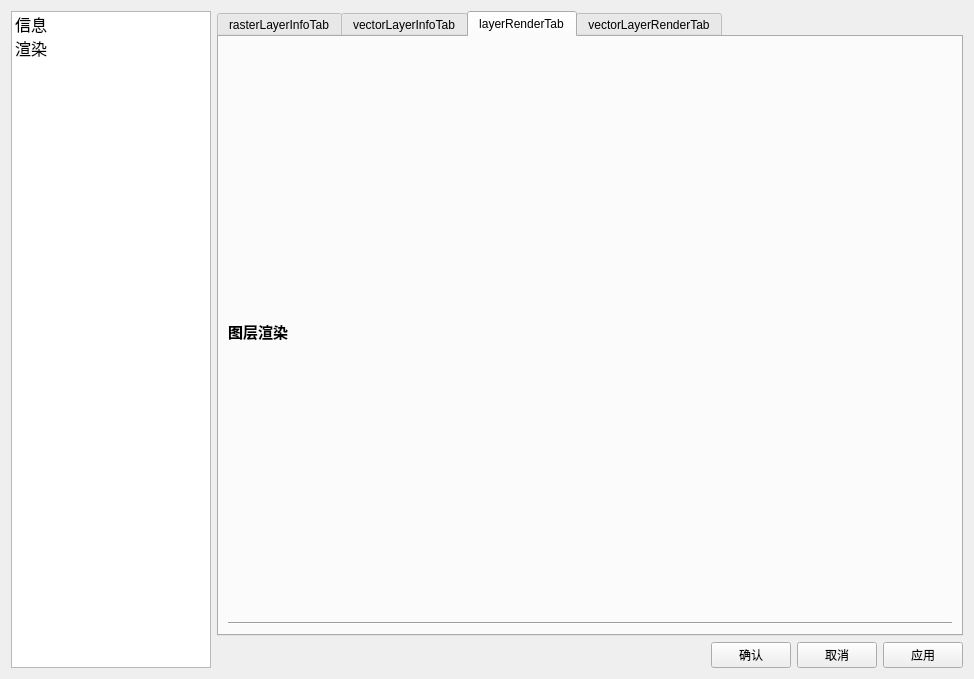
<?xml version="1.0" encoding="UTF-8"?>
<ui version="4.0">
 <class>LayerPropForm</class>
 <widget class="QWidget" name="LayerPropForm">
  <property name="geometry">
   <rect>
    <x>0</x>
    <y>0</y>
    <width>974</width>
    <height>679</height>
   </rect>
  </property>
  <property name="windowTitle">
   <string>图层属性</string>
  </property>
  <layout class="QHBoxLayout" name="horizontalLayout_19">
   <item>
    <widget class="QListWidget" name="listWidget">
     <property name="maximumSize">
      <size>
       <width>200</width>
       <height>16777215</height>
      </size>
     </property>
     <property name="font">
      <font>
       <pointsize>12</pointsize>
      </font>
     </property>
     <item>
      <property name="text">
       <string>信息</string>
      </property>
     </item>
     <item>
      <property name="text">
       <string>渲染</string>
      </property>
     </item>
    </widget>
   </item>
   <item>
    <layout class="QVBoxLayout" name="verticalLayout_7">
     <item>
      <widget class="QTabWidget" name="tabWidget">
       <property name="maximumSize">
        <size>
         <width>750</width>
         <height>16777215</height>
        </size>
       </property>
       <property name="currentIndex">
        <number>2</number>
       </property>
       <widget class="QWidget" name="rasterLayerInfoTab">
        <attribute name="title">
         <string>rasterLayerInfoTab</string>
        </attribute>
        <layout class="QVBoxLayout" name="verticalLayout">
         <item>
          <widget class="QLabel" name="label">
           <property name="font">
            <font>
             <family>Adobe Devanagari</family>
             <pointsize>11</pointsize>
             <weight>75</weight>
             <bold>true</bold>
            </font>
           </property>
           <property name="text">
            <string>常规信息</string>
           </property>
          </widget>
         </item>
         <item>
          <widget class="Line" name="line">
           <property name="orientation">
            <enum>Qt::Horizontal</enum>
           </property>
          </widget>
         </item>
         <item>
          <layout class="QHBoxLayout" name="horizontalLayout">
           <item>
            <widget class="QLabel" name="label_3">
             <property name="maximumSize">
              <size>
               <width>100</width>
               <height>16777215</height>
              </size>
             </property>
             <property name="text">
              <string>名称</string>
             </property>
            </widget>
           </item>
           <item>
            <widget class="QLabel" name="rasterNameLabel">
             <property name="text">
              <string>TextLabel</string>
             </property>
            </widget>
           </item>
          </layout>
         </item>
         <item>
          <layout class="QHBoxLayout" name="horizontalLayout_2">
           <item>
            <widget class="QLabel" name="label_5">
             <property name="maximumSize">
              <size>
               <width>100</width>
               <height>16777215</height>
              </size>
             </property>
             <property name="text">
              <string>路径</string>
             </property>
            </widget>
           </item>
           <item>
            <widget class="QLabel" name="rasterSourceLabel">
             <property name="text">
              <string>TextLabel</string>
             </property>
            </widget>
           </item>
          </layout>
         </item>
         <item>
          <layout class="QHBoxLayout" name="horizontalLayout_3">
           <item>
            <widget class="QLabel" name="label_7">
             <property name="maximumSize">
              <size>
               <width>100</width>
               <height>16777215</height>
              </size>
             </property>
             <property name="text">
              <string>大小合计</string>
             </property>
            </widget>
           </item>
           <item>
            <widget class="QLabel" name="rasterMemoryLabel">
             <property name="text">
              <string>TextLabel</string>
             </property>
            </widget>
           </item>
          </layout>
         </item>
         <item>
          <widget class="QLabel" name="label_9">
           <property name="font">
            <font>
             <family>Adobe Devanagari</family>
             <pointsize>11</pointsize>
             <weight>75</weight>
             <bold>true</bold>
            </font>
           </property>
           <property name="text">
            <string>栅格信息</string>
           </property>
          </widget>
         </item>
         <item>
          <widget class="Line" name="line_3">
           <property name="orientation">
            <enum>Qt::Horizontal</enum>
           </property>
          </widget>
         </item>
         <item>
          <layout class="QHBoxLayout" name="horizontalLayout_4">
           <item>
            <widget class="QLabel" name="label_10">
             <property name="maximumSize">
              <size>
               <width>100</width>
               <height>16777215</height>
              </size>
             </property>
             <property name="text">
              <string>范围</string>
             </property>
            </widget>
           </item>
           <item>
            <widget class="QLabel" name="rasterExtentLabel">
             <property name="text">
              <string>TextLabel</string>
             </property>
            </widget>
           </item>
          </layout>
         </item>
         <item>
          <layout class="QHBoxLayout" name="horizontalLayout_5">
           <item>
            <widget class="QLabel" name="label_12">
             <property name="maximumSize">
              <size>
               <width>100</width>
               <height>16777215</height>
              </size>
             </property>
             <property name="text">
              <string>宽度</string>
             </property>
            </widget>
           </item>
           <item>
            <widget class="QLabel" name="rasterWidthLabel">
             <property name="text">
              <string>TextLabel</string>
             </property>
            </widget>
           </item>
          </layout>
         </item>
         <item>
          <layout class="QHBoxLayout" name="horizontalLayout_6">
           <item>
            <widget class="QLabel" name="label_14">
             <property name="maximumSize">
              <size>
               <width>100</width>
               <height>16777215</height>
              </size>
             </property>
             <property name="text">
              <string>高度</string>
             </property>
            </widget>
           </item>
           <item>
            <widget class="QLabel" name="rasterHeightLabel">
             <property name="text">
              <string>TextLabel</string>
             </property>
            </widget>
           </item>
          </layout>
         </item>
         <item>
          <layout class="QHBoxLayout" name="horizontalLayout_7">
           <item>
            <widget class="QLabel" name="label_16">
             <property name="maximumSize">
              <size>
               <width>100</width>
               <height>16777215</height>
              </size>
             </property>
             <property name="text">
              <string>数据类型</string>
             </property>
            </widget>
           </item>
           <item>
            <widget class="QLabel" name="rasterDataTypeLabel">
             <property name="text">
              <string>TextLabel</string>
             </property>
            </widget>
           </item>
          </layout>
         </item>
         <item>
          <layout class="QHBoxLayout" name="horizontalLayout_8">
           <item>
            <widget class="QLabel" name="label_18">
             <property name="maximumSize">
              <size>
               <width>100</width>
               <height>16777215</height>
              </size>
             </property>
             <property name="text">
              <string>波段数量</string>
             </property>
            </widget>
           </item>
           <item>
            <widget class="QLabel" name="rasterBandNumLabel">
             <property name="text">
              <string>TextLabel</string>
             </property>
            </widget>
           </item>
          </layout>
         </item>
         <item>
          <layout class="QHBoxLayout" name="horizontalLayout_9">
           <item>
            <widget class="QLabel" name="label_20">
             <property name="maximumSize">
              <size>
               <width>100</width>
               <height>16777215</height>
              </size>
             </property>
             <property name="text">
              <string>坐标系</string>
             </property>
            </widget>
           </item>
           <item>
            <widget class="QLabel" name="rasterCrsLabel">
             <property name="text">
              <string>TextLabel</string>
             </property>
            </widget>
           </item>
          </layout>
         </item>
        </layout>
       </widget>
       <widget class="QWidget" name="vectorLayerInfoTab">
        <attribute name="title">
         <string>vectorLayerInfoTab</string>
        </attribute>
        <layout class="QVBoxLayout" name="verticalLayout_4">
         <item>
          <widget class="QLabel" name="label_26">
           <property name="font">
            <font>
             <family>Adobe Devanagari</family>
             <pointsize>11</pointsize>
             <weight>75</weight>
             <bold>true</bold>
            </font>
           </property>
           <property name="text">
            <string>常规信息</string>
           </property>
          </widget>
         </item>
         <item>
          <widget class="Line" name="line_6">
           <property name="orientation">
            <enum>Qt::Horizontal</enum>
           </property>
          </widget>
         </item>
         <item>
          <layout class="QHBoxLayout" name="horizontalLayout_21">
           <item>
            <widget class="QLabel" name="label_25">
             <property name="maximumSize">
              <size>
               <width>100</width>
               <height>16777215</height>
              </size>
             </property>
             <property name="text">
              <string>名称</string>
             </property>
            </widget>
           </item>
           <item>
            <widget class="QLabel" name="vectorNameLabel">
             <property name="text">
              <string>TextLabel</string>
             </property>
            </widget>
           </item>
          </layout>
         </item>
         <item>
          <layout class="QHBoxLayout" name="horizontalLayout_27">
           <item>
            <widget class="QLabel" name="label_32">
             <property name="maximumSize">
              <size>
               <width>100</width>
               <height>16777215</height>
              </size>
             </property>
             <property name="text">
              <string>路径</string>
             </property>
            </widget>
           </item>
           <item>
            <widget class="QLabel" name="vectorSourceLabel">
             <property name="text">
              <string>TextLabel</string>
             </property>
            </widget>
           </item>
          </layout>
         </item>
         <item>
          <layout class="QHBoxLayout" name="horizontalLayout_25">
           <item>
            <widget class="QLabel" name="label_30">
             <property name="maximumSize">
              <size>
               <width>100</width>
               <height>16777215</height>
              </size>
             </property>
             <property name="text">
              <string>大小合计</string>
             </property>
            </widget>
           </item>
           <item>
            <widget class="QLabel" name="vectorMemoryLabel">
             <property name="text">
              <string>TextLabel</string>
             </property>
            </widget>
           </item>
          </layout>
         </item>
         <item>
          <widget class="QLabel" name="label_34">
           <property name="font">
            <font>
             <family>Adobe Devanagari</family>
             <pointsize>11</pointsize>
             <weight>75</weight>
             <bold>true</bold>
            </font>
           </property>
           <property name="text">
            <string>矢量信息</string>
           </property>
          </widget>
         </item>
         <item>
          <widget class="Line" name="line_5">
           <property name="orientation">
            <enum>Qt::Horizontal</enum>
           </property>
          </widget>
         </item>
         <item>
          <layout class="QHBoxLayout" name="horizontalLayout_22">
           <item>
            <widget class="QLabel" name="label_27">
             <property name="maximumSize">
              <size>
               <width>100</width>
               <height>16777215</height>
              </size>
             </property>
             <property name="text">
              <string>范围</string>
             </property>
            </widget>
           </item>
           <item>
            <widget class="QLabel" name="vectorExtentLabel">
             <property name="text">
              <string>TextLabel</string>
             </property>
            </widget>
           </item>
          </layout>
         </item>
         <item>
          <layout class="QHBoxLayout" name="horizontalLayout_28">
           <item>
            <widget class="QLabel" name="label_33">
             <property name="maximumSize">
              <size>
               <width>100</width>
               <height>16777215</height>
              </size>
             </property>
             <property name="text">
              <string>几何图形</string>
             </property>
            </widget>
           </item>
           <item>
            <widget class="QLabel" name="vectorGeoTypeLabel">
             <property name="text">
              <string>TextLabel</string>
             </property>
            </widget>
           </item>
          </layout>
         </item>
         <item>
          <layout class="QHBoxLayout" name="horizontalLayout_26">
           <item>
            <widget class="QLabel" name="label_31">
             <property name="maximumSize">
              <size>
               <width>100</width>
               <height>16777215</height>
              </size>
             </property>
             <property name="text">
              <string>要素总数</string>
             </property>
            </widget>
           </item>
           <item>
            <widget class="QLabel" name="vectorFeatureNumLabel">
             <property name="text">
              <string>TextLabel</string>
             </property>
            </widget>
           </item>
          </layout>
         </item>
         <item>
          <layout class="QHBoxLayout" name="horizontalLayout_29">
           <item>
            <widget class="QLabel" name="label_35">
             <property name="maximumSize">
              <size>
               <width>100</width>
               <height>16777215</height>
              </size>
             </property>
             <property name="text">
              <string>编码</string>
             </property>
            </widget>
           </item>
           <item>
            <widget class="QLabel" name="vectorEncodingLabel">
             <property name="text">
              <string>TextLabel</string>
             </property>
            </widget>
           </item>
          </layout>
         </item>
         <item>
          <layout class="QHBoxLayout" name="horizontalLayout_23">
           <item>
            <widget class="QLabel" name="label_28">
             <property name="maximumSize">
              <size>
               <width>100</width>
               <height>16777215</height>
              </size>
             </property>
             <property name="text">
              <string>坐标系</string>
             </property>
            </widget>
           </item>
           <item>
            <widget class="QLabel" name="vectorCrsLabel">
             <property name="text">
              <string>TextLabel</string>
             </property>
            </widget>
           </item>
          </layout>
         </item>
         <item>
          <layout class="QHBoxLayout" name="horizontalLayout_24">
           <item>
            <widget class="QLabel" name="label_29">
             <property name="maximumSize">
              <size>
               <width>100</width>
               <height>16777215</height>
              </size>
             </property>
             <property name="text">
              <string>数据源</string>
             </property>
            </widget>
           </item>
           <item>
            <widget class="QLabel" name="vectorDpLabel">
             <property name="text">
              <string>TextLabel</string>
             </property>
            </widget>
           </item>
          </layout>
         </item>
        </layout>
       </widget>
       <widget class="QWidget" name="rasterLayerRenderTab">
        <attribute name="title">
         <string>layerRenderTab</string>
        </attribute>
        <layout class="QVBoxLayout" name="verticalLayout_3">
         <item>
          <widget class="QLabel" name="label_2">
           <property name="font">
            <font>
             <pointsize>11</pointsize>
             <weight>75</weight>
             <bold>true</bold>
            </font>
           </property>
           <property name="text">
            <string>图层渲染</string>
           </property>
          </widget>
         </item>
         <item>
          <widget class="Line" name="line_4">
           <property name="orientation">
            <enum>Qt::Horizontal</enum>
           </property>
          </widget>
         </item>
         <item>
          <layout class="QVBoxLayout" name="layerRenderLayout"/>
         </item>
        </layout>
       </widget>
       <widget class="QWidget" name="vectorLayerRenderTab">
        <attribute name="title">
         <string>vectorLayerRenderTab</string>
        </attribute>
        <layout class="QVBoxLayout" name="verticalLayout_5">
         <item>
          <widget class="QLabel" name="label_36">
           <property name="maximumSize">
            <size>
             <width>16777215</width>
             <height>200</height>
            </size>
           </property>
           <property name="font">
            <font>
             <pointsize>11</pointsize>
             <weight>75</weight>
             <bold>true</bold>
            </font>
           </property>
           <property name="text">
            <string>图层渲染</string>
           </property>
          </widget>
         </item>
         <item>
          <widget class="Line" name="line_7">
           <property name="orientation">
            <enum>Qt::Horizontal</enum>
           </property>
          </widget>
         </item>
         <item>
          <layout class="QVBoxLayout" name="layerRenderLayout_2">
           <item>
            <widget class="QComboBox" name="vecterRenderCB">
             <item>
              <property name="text">
               <string>单一渲染</string>
              </property>
             </item>
             <item>
              <property name="text">
               <string>分类渲染</string>
              </property>
             </item>
            </widget>
           </item>
           <item>
            <widget class="QTabWidget" name="comboTabWidget">
             <property name="currentIndex">
              <number>0</number>
             </property>
             <widget class="QWidget" name="singleRender">
              <attribute name="title">
               <string>Tab 1</string>
              </attribute>
              <layout class="QVBoxLayout" name="verticalLayout_8">
               <item>
                <layout class="QVBoxLayout" name="singleRenderLayout"/>
               </item>
              </layout>
             </widget>
             <widget class="QWidget" name="categoryRender">
              <attribute name="title">
               <string>Tab 2</string>
              </attribute>
              <layout class="QVBoxLayout" name="verticalLayout_6">
               <item>
                <layout class="QVBoxLayout" name="cateRenderLayout"/>
               </item>
              </layout>
             </widget>
            </widget>
           </item>
          </layout>
         </item>
        </layout>
       </widget>
      </widget>
     </item>
     <item>
      <layout class="QHBoxLayout" name="horizontalLayout_20">
       <item>
        <spacer name="horizontalSpacer">
         <property name="orientation">
          <enum>Qt::Horizontal</enum>
         </property>
         <property name="sizeHint" stdset="0">
          <size>
           <width>40</width>
           <height>20</height>
          </size>
         </property>
        </spacer>
       </item>
       <item>
        <widget class="QPushButton" name="okPb">
         <property name="text">
          <string>确认</string>
         </property>
        </widget>
       </item>
       <item>
        <widget class="QPushButton" name="cancelPb">
         <property name="text">
          <string>取消</string>
         </property>
        </widget>
       </item>
       <item>
        <widget class="QPushButton" name="applyPb">
         <property name="text">
          <string>应用</string>
         </property>
        </widget>
       </item>
      </layout>
     </item>
    </layout>
   </item>
  </layout>
 </widget>
 <resources/>
 <connections/>
</ui>
